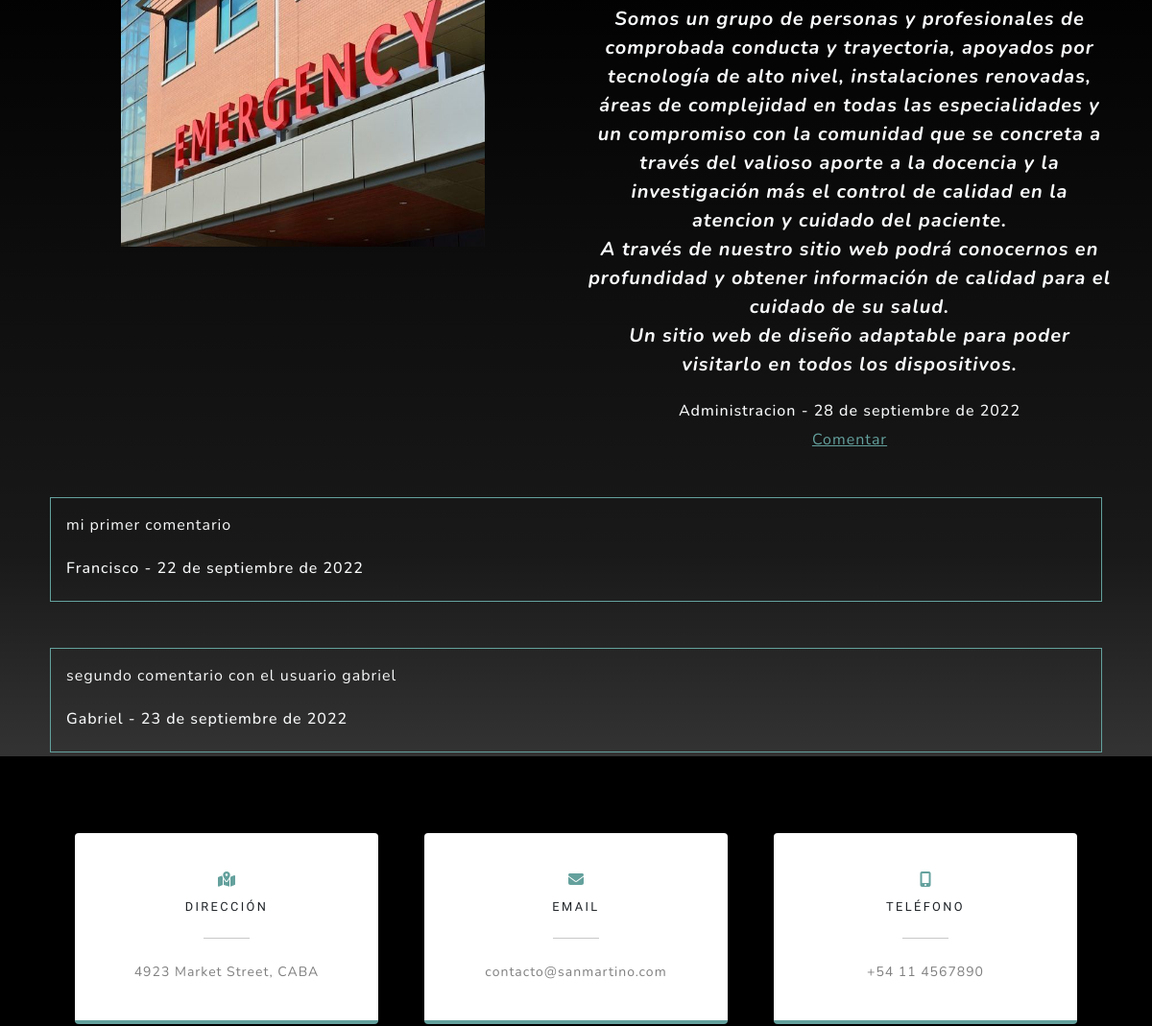
The app's page /page/page2/ (signed in, middle part), older data.
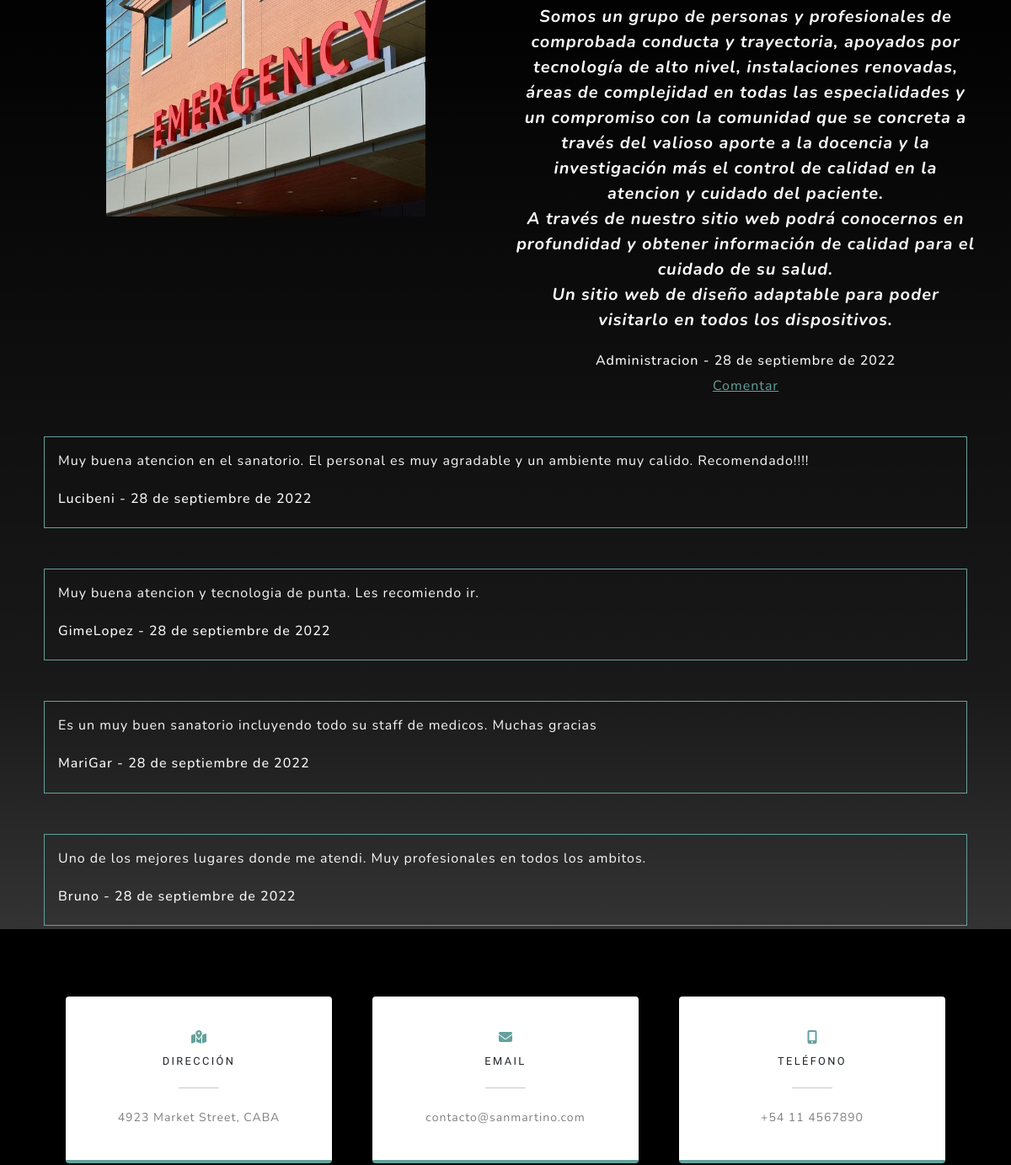
The same page, newer data.
### app_blog/models.py (models this page shows, shortened)
class Blog(models.Model):
    titulo = models.CharField(max_length=80)
    subtitulo = models.CharField(max_length=80)
    autor = models.ForeignKey(User, on_delete=models.CASCADE, null = True)
    cuerpo = RichTextField()
    fecha = models.DateField(auto_now=True)
    imagen =  models.ImageField(upload_to='imagenes', null=True, blank=True)

class Comentario(models.Model):
    articulo = models.ForeignKey(Blog, on_delete=models.CASCADE)
    cuerpo = RichTextField()
    autor = models.ForeignKey(User, on_delete=models.CASCADE)
    fecha = models.DateField(auto_now=True)

### app_blog/views.py (the view)
# urls.py: path('page<int:id>/', views.ver_articulo, name="ver_articulo"),
def ver_articulo(request, id):
    articulo = Blog.objects.get(id=id)
    comentarios = Comentario.objects.filter(articulo = articulo.id)
    contexto = {
        'articulo': articulo,
        'comentarios': comentarios
    }
    return render(request, "app_blog/articulo.html", contexto)

### app_blog/templates/app_blog/articulo.html (shortened to what this page needs)
{% extends "app_sanatorio/base.html" %}
{% block section %}
<section class="p-1 text-light about-section">
    <article class="container text-center">
        <div class="row justify-content-md-center">
            <div class="col-6">
                <img src="{{ articulo.imagen.url }}" alt="imagen" style="width: 379px; height: 305px;">
            </div>
            <div class="col-md-6">
                <div class="fs-5">{{articulo.cuerpo | safe}}</div>
                <h6 class="pt-2">{{ articulo.autor }} - {{ articulo.fecha }}</h6>
                <a href="{% url 'comentario_form' articulo.id %}">Comentar</a>
            </div>
        </div>
    </article>
    <article>
        {% for comentario in comentarios %}
        <div class="d-flex flex-column justify-content-around mt-5 mx-5 p-3 border border-primary">
            {{comentario.cuerpo | safe}}
            <div class="fs-5 flex-row">
                <h6 class="pt-2">{{comentario.autor}} - {{comentario.fecha}}</h6>
            </div>
        </div>
        {% endfor %}
    </article>
</section>
{% endblock section %}

### app_sanatorio/templates/app_sanatorio/base.html (shortened to what this page needs)
{% load static %}
<!DOCTYPE html>
<html lang="en">
    <head>
        <link href="{% static 'app_sanatorio/css/styles.css'%}" rel="stylesheet" />
    </head>
    <body id="page-top">
        {% block section %}
        {% endblock section %}
        <section class="contact-section bg-black">
            <div class="container px-4 px-lg-5">
                <div class="row gx-4 gx-lg-5">
                    <div class="col-md-4 mb-3 mb-md-0">
                        <div class="card py-4 h-100">
                            <div class="card-body text-center">
                                <i class="fas fa-map-marked-alt text-primary mb-2"></i>
                                <h4 class="text-uppercase m-0">Dirección</h4>
                                <hr class="my-4 mx-auto" />
                                <div class="small text-black-50">4923 Market Street, CABA</div>
                            </div>
                        </div>
                    </div>
                    <div class="col-md-4 mb-3 mb-md-0">
                        <div class="card py-4 h-100">
                            <div class="card-body text-center">
                                <i class="fas fa-envelope text-primary mb-2"></i>
                                <h4 class="text-uppercase m-0">Email</h4>
                                <hr class="my-4 mx-auto" />
                                <div class="small text-black-50">contacto@sanmartino.com</div>
                            </div>
                        </div>
                    </div>
                    <div class="col-md-4 mb-3 mb-md-0">
                        <div class="card py-4 h-100">
                            <div class="card-body text-center">
                                <i class="fas fa-mobile-alt text-primary mb-2"></i>
                                <h4 class="text-uppercase m-0">Teléfono</h4>
                                <hr class="my-4 mx-auto" />
                                <div class="small text-black-50">+54 11 4567890</div>
                            </div>
                        </div>
                    </div>
                </div>
            </div>
        </section>
    </body>
</html>

Row changes from the older to the newer data that the page shows:
removed Comentario: cuerpo "mi primer comentario", autor "Francisco", fecha "22 de septiembre de 2022"
removed Comentario: cuerpo "segundo comentario con el usuario gabriel", autor "Gabriel", fecha "23 de septiembre de 2022"
added Comentario: cuerpo "Muy buena atencion en el sanatorio. El personal es muy agradable y un ambiente muy calido. Recomendado!!!!", autor "Lucibeni", fecha "28 de septiembre de 2022"
added Comentario: cuerpo "Muy buena atencion y tecnologia de punta. Les recomiendo ir.", autor "GimeLopez", fecha "28 de septiembre de 2022"
added Comentario: cuerpo "Es un muy buen sanatorio incluyendo todo su staff de medicos. Muchas gracias", autor "MariGar", fecha "28 de septiembre de 2022"
added Comentario: cuerpo "Uno de los mejores lugares donde me atendi. Muy profesionales en todos los ambitos.", autor "Bruno", fecha "28 de septiembre de 2022"
